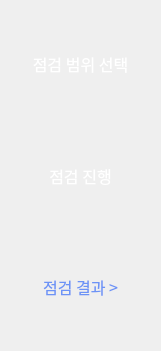
   <widget class="QWidget" name="verticalLayoutWidget">
    <property name="geometry">
     <rect>
      <x>10</x>
      <y>100</y>
      <width>161</width>
      <height>351</height>
     </rect>
    </property>
    <layout class="QVBoxLayout" name="verticalLayout">
     <item>
      <widget class="QLabel" name="label">
       <property name="font">
        <font>
         <family>AppleSDGothicNeoM00</family>
         <pointsize>12</pointsize>
         <weight>50</weight>
         <bold>false</bold>
        </font>
       </property>
       <property name="autoFillBackground">
        <bool>false</bool>
       </property>
       <property name="styleSheet">
        <string notr="true">color:rgb(255,255,255)</string>
       </property>
       <property name="text">
        <string>점검 범위 선택</string>
       </property>
       <property name="alignment">
        <set>Qt::AlignCenter</set>
       </property>
      </widget>
     </item>
     <item>
      <widget class="QLabel" name="label_2">
       <property name="font">
        <font>
         <family>AppleSDGothicNeoM00</family>
         <pointsize>12</pointsize>
        </font>
       </property>
       <property name="autoFillBackground">
        <bool>false</bool>
       </property>
       <property name="styleSheet">
        <string notr="true">color:rgb(255,255,255)</string>
       </property>
       <property name="text">
        <string>점검 진행</string>
       </property>
       <property name="alignment">
        <set>Qt::AlignCenter</set>
       </property>
      </widget>
     </item>
     <item>
      <widget class="QLabel" name="label_4">
       <property name="font">
        <font>
         <family>AppleSDGothicNeoM00</family>
         <pointsize>12</pointsize>
        </font>
       </property>
       <property name="autoFillBackground">
        <bool>false</bool>
       </property>
       <property name="styleSheet">
        <string notr="true">color:rgb(108, 147, 246)</string>
       </property>
       <property name="text">
        <string>점검 결과 &gt;</string>
       </property>
       <property name="alignment">
        <set>Qt::AlignCenter</set>
       </property>
      </widget>
     </item>
    </layout>
   </widget>
